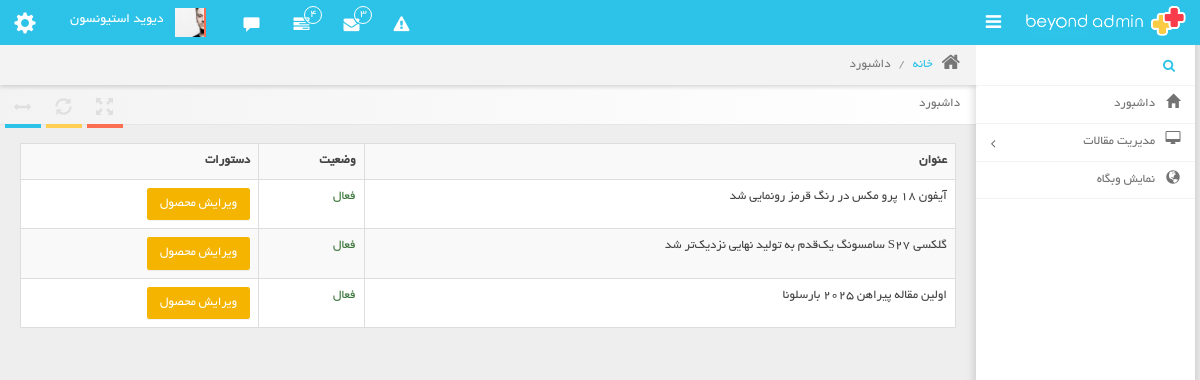
The page /admin-panel/articles/ (signed in) on the database its author committed.
### article_module/models.py (models this page shows, shortened)
class Article(models.Model):
    title = models.CharField(max_length=300, verbose_name='عنوان مقاله')
    slug = models.SlugField(max_length=400, db_index=True, allow_unicode=True, verbose_name='عنوان در url')
    image = models.ImageField(upload_to='images/articles', verbose_name='تصویر مقاله')
    short_description = models.TextField(verbose_name='توضیحات کوتاه')
    text = models.TextField(verbose_name='متن مقاله')
    is_active = models.BooleanField(default=True, verbose_name='فعال / غیرفعال')
    selected_categories = models.ManyToManyField(ArticleCategory, verbose_name='دسته بندی ها')
    author = models.ForeignKey(User, on_delete=models.CASCADE, verbose_name='نویسنده', null=True, editable=False)
    create_date = models.DateTimeField(auto_now_add=True, editable=False, verbose_name='تاریخ ثبت')
    class Meta:
        verbose_name = 'مقاله'
        verbose_name_plural = 'مقالات'

### admin_panel/views.py (the view)
# urls.py: path('articles/', views.ArticlesListView.as_view(), name='admin_articles'),
class ArticlesListView(PermissionRequiredMixin, ListView):
    model = Article
    paginate_by = 12
    template_name = 'admin_panel/articles/articles_list.html'
    permission_required = ['article_module.view_article']
    def get_context_data(self, *args, **kwargs):
        context = super(ArticlesListView, self).get_context_data(*args, **kwargs)
        return context
    def get_queryset(self):
        query = super(ArticlesListView, self).get_queryset()
        category_name = self.kwargs.get('category')
        if category_name is not None:
            query = query.filter(selected_categories__url_title__iexact=category_name)
        query = get_objects_for_user(
            user=self.request.user,
            perms=self.permission_required,
            klass=query,
            accept_global_perms=False,
        )
        for article in query:
            print(f'User has access to change {article.title}: {self.request.user.has_perm("change_article", article)}')
        return query

### admin_panel/templates/admin_panel/articles/articles_list.html (shortened to what this page needs)
{% extends 'admin_panel/shared/_admin_layout.html' %}
{% load guardian_tags %}
{% block content %}
    <div class="row">
        <div class="col-md-12">
            <div class="table-responsive">
                <table class="table table-bordered table-hover table-striped">
                    <tr>
                        <th>عنوان</th>
                        <th>وضعیت</th>
                        <th>دستورات</th>
                    </tr>
                    {% for article in object_list %}
                        <tr>
                            <td>{{ article.title }}</td>
                            <td>
                                {% if article.is_active %}
                                    <span class="text-success">فعال</span>
                                {% else %}
                                    <span class="text-danger">غیرفعال</span>
                                {% endif %}
                            </td>
                            <td>
                                {% if "change_article" in article_perms %}
                                    <a href="{% url 'admin_edit_article' pk=article.id %}" class="btn btn-warning">ویرایش
                                        محصول</a>
                                {% endif %}
                            </td>
                        </tr>
                    {% endfor %}
                </table>
            </div>
        </div>
    </div>
{% endblock %}

### rows shown on the page
Article: title "آیفون ۱۸ پرو مکس در رنگ قرمز رونمایی شد", is_active "فعال"
Article: title "گلکسی S27 سامسونگ یک‌قدم به تولید نهایی نزدیک‌تر شد", is_active "فعال"
Article: title "اولین مقاله پیراهن 2025 بارسلونا", is_active "فعال"
